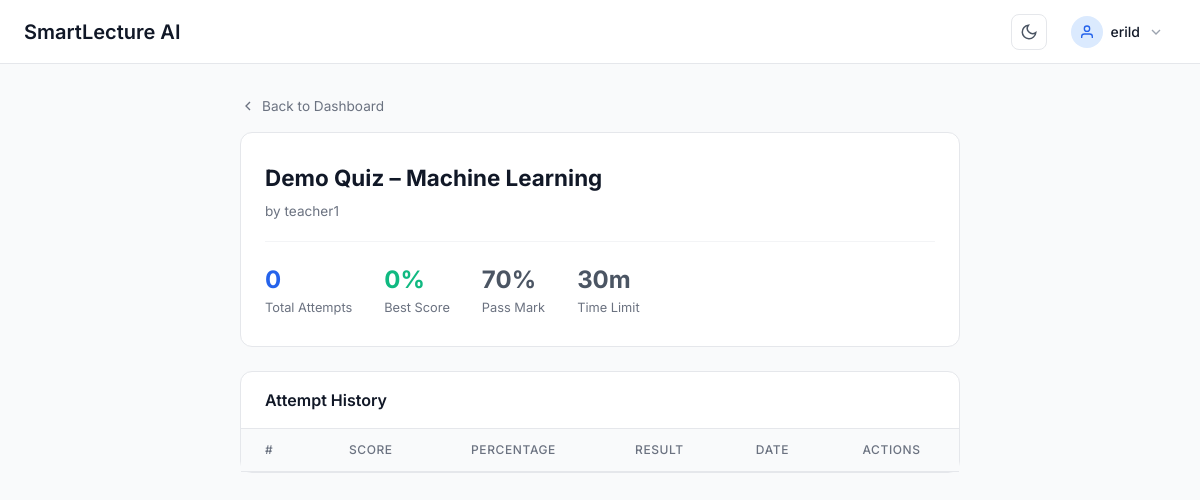
The app's page /student/quiz/1/history/ (signed in) with its own data.
### quiz_app/models.py (models this page shows, shortened)
class User(AbstractUser):
    ROLE_CHOICES = [
        ('teacher', 'Teacher'),
        ('student', 'Student'),
    ]
    email = models.EmailField(unique=True)  # ✅ add this
    role = models.CharField(max_length=10, choices=ROLE_CHOICES)
    security_question = models.CharField(
        max_length=32, choices=SECURITY_QUESTIONS, blank=True, default=''
    )
    security_answer_hash = models.CharField(max_length=255, blank=True, default='')
    class Meta:
        db_table = 'users'

class Quiz(models.Model):
    STATUS_CHOICES = [
        ('draft', 'Draft'),
        ('published', 'Published'),
    ]
    title = models.CharField(max_length=255)
    teacher = models.ForeignKey(User, on_delete=models.CASCADE, related_name='quizzes')
    status = models.CharField(max_length=10, choices=STATUS_CHOICES, default='draft')
    time_limit = models.IntegerField(default=30, help_text='Time limit in minutes')
    pass_percentage = models.IntegerField(default=70, help_text='Minimum percentage to pass')
    access_code = models.CharField(max_length=6, unique=True, null=True, blank=True)
    share_token = models.CharField(max_length=12, unique=True, null=True, blank=True)
    created_at = models.DateTimeField(auto_now_add=True)
    updated_at = models.DateTimeField(auto_now=True)
    class Meta:
        db_table = 'quizzes'
        ordering = ['-created_at']
        verbose_name_plural = 'Quizzes'

### quiz_app/views.py (the view)
# urls.py: path("quiz/<int:quiz_id>/history/", views.quiz_history, name="quiz_history"),
@login_required
def quiz_history(request, quiz_id):
    role = (getattr(request.user, "role", "") or "").lower()
    if role != "student" and not request.user.is_superuser:
        return redirect("login")
    quiz = get_object_or_404(Quiz, id=quiz_id)
    attempts = QuizAttempt.objects.filter(
        student=request.user, quiz=quiz
    ).order_by("-started_at")
    best = attempts.order_by("-percentage").first()
    wrong_question_ids = set(
        Answer.objects.filter(
            attempt__student=request.user,
            attempt__quiz=quiz,
            is_correct=False,
        ).values_list("question_id", flat=True)
    )
    incorrect_questions = quiz.questions.filter(id__in=wrong_question_ids).order_by("order")
    return render(request, "student/quiz_history.html", {
        "show_sidebar": False,
        "quiz": quiz,
        "attempts": attempts,
        "best_score": round(best.percentage, 1) if best else 0,
        "total_attempts": attempts.count(),
        "incorrect_questions": incorrect_questions,
    })

### templates/student/quiz_history.html (shortened to what this page needs)
{% extends 'base.html' %}
{% load static %}
{% block content %}
<div class="page-container" style="max-width: 720px; margin: 0 auto;">
    <a href="{% url 'student:dashboard' %}" style="display: inline-flex; align-items: center; gap: 6px; text-decoration: none; color: var(--color-gray-500); font-size: 0.85rem; margin-bottom: 16px;">
        <svg width="16" height="16" viewBox="0 0 24 24" fill="none" stroke="currentColor" stroke-width="2">
            <polyline points="15 18 9 12 15 6"></polyline>
        </svg>
        Back to Dashboard
    </a>
    <div class="card" style="padding: 28px 24px; margin-bottom: 24px;">
        <div style="display: flex; justify-content: space-between; align-items: start; flex-wrap: wrap; gap: 16px;">
            <div>
                <h2 style="font-size: 1.4rem; font-weight: 700; margin-bottom: 6px;">{{ quiz.title }}</h2>
                <p class="text-muted" style="font-size: 0.85rem;">by {{ quiz.teacher.get_full_name|default:quiz.teacher.username }}</p>
            </div>
        </div>
        <div style="display: flex; gap: 32px; margin-top: 20px; padding-top: 20px; border-top: 1px solid var(--color-gray-100);">
            <div>
                <div style="font-size: 1.5rem; font-weight: 700; color: var(--color-primary);">{{ total_attempts }}</div>
                <div class="text-muted" style="font-size: 0.8rem;">Total Attempts</div>
            </div>
            <div>
                <div style="font-size: 1.5rem; font-weight: 700; color: var(--color-success);">{{ best_score }}%</div>
                <div class="text-muted" style="font-size: 0.8rem;">Best Score</div>
            </div>
            <div>
                <div style="font-size: 1.5rem; font-weight: 700; color: var(--color-gray-600);">{{ quiz.pass_percentage }}%</div>
                <div class="text-muted" style="font-size: 0.8rem;">Pass Mark</div>
            </div>
            <div>
                <div style="font-size: 1.5rem; font-weight: 700; color: var(--color-gray-600);">{{ quiz.time_limit }}m</div>
                <div class="text-muted" style="font-size: 0.8rem;">Time Limit</div>
            </div>
        </div>
    </div>
    <div class="card">
        <div class="card-header" style="padding: 16px 24px;">
            <h3 class="card-title" style="font-size: 1rem;">Attempt History</h3>
        </div>
        <div class="table-container">
            <table class="table">
                <thead>
                    <tr>
                        <th>#</th>
                        <th class="text-center">Score</th>
                        <th class="text-center">Percentage</th>
                        <th class="text-center">Result</th>
                        <th class="text-center">Date</th>
                        <th class="text-center">Actions</th>
                    </tr>
                </thead>
            </table>
        </div>
    </div>
</div>
{% endblock %}

### templates/components/navbar.html (shortened to what this page needs)
{% load static %}
<header class="navbar">
    <div class="navbar-container">
        <h1 class="navbar-title">SmartLecture AI</h1>
        <div class="navbar-profile" style="display: flex; align-items: center;">
            {% include 'components/theme_toggle.html' %}
            <div class="profile-dropdown" onclick="toggleDropdown()">
                <div class="profile-avatar">
                    <svg class="icon-user" viewBox="0 0 24 24" fill="none" stroke="currentColor" stroke-width="2">
                        <path d="M20 21v-2a4 4 0 0 0-4-4H8a4 4 0 0 0-4 4v2"></path>
                        <circle cx="12" cy="7" r="4"></circle>
                    </svg>
                </div>
                <div class="profile-info">
                    <div class="profile-name">{{ user.get_full_name|default:user.username }}</div>
                </div>
                <svg class="icon-chevron" viewBox="0 0 24 24" fill="none" stroke="currentColor" stroke-width="2">
                    <polyline points="6 9 12 15 18 9"></polyline>
                </svg>
            </div>
        </div>
    </div>
</header>

### static/css/styles.css (style rules this page uses)
:root { --color-primary: #2563eb; --color-primary-dark: #1d4ed8; --color-success: #10b981; --color-success-dark: #059669; --color-error: #ef4444; --color-error-dark: #dc2626; --color-warning: #f59e0b; --color-info: #3b82f6; --color-bg: #f9fafb; --color-white: #ffffff; --color-gray-50: #f9fafb; --color-gray-100: #f3f4f6; --color-gray-200: #e5e7eb; --color-gray-300: #d1d5db; --color-gray-400: #9ca3af; --color-gray-500: #6b7280; --color-gray-600: #4b5563; --color-gray-700: #374151; --color-gray-800: #1f2937; --color-gray-900: #111827; --spacing-1: 0.25rem; --spacing-2: 0.5rem; --spacing-3: 0.75rem; --spacing-4: 1rem; --spacing-5: 1.25rem; --spacing-6: 1.5rem; --spacing-8: 2rem; --border-radius: 0.5rem; --border-radius-lg: 0.75rem; --border-radius-full: 9999px; --shadow-sm: 0 1px 2px 0 rgba(0, 0, 0, 0.05); --shadow: 0 1px 3px 0 rgba(0, 0, 0, 0.1), 0 1px 2px 0 rgba(0, 0, 0, 0.06); --shadow-md: 0 4px 6px -1px rgba(0, 0, 0, 0.1), 0 2px 4px -1px rgba(0, 0, 0, 0.06); }
* { margin: 0; padding: 0; box-sizing: border-box; }
body { font-family: 'Inter', -apple-system, BlinkMacSystemFont, 'Segoe UI', sans-serif; font-size: 14px; line-height: 1.5; color: var(--color-gray-900); background-color: var(--color-bg); }
.page-container { max-width: 1400px; margin: 0 auto; }
.navbar { background: var(--color-white); border-bottom: 1px solid var(--color-gray-200); height: 64px; }
.navbar-container { padding: 0 var(--spacing-6); height: 100%; display: flex; align-items: center; justify-content: space-between; }
.navbar-title { font-size: 1.25rem; font-weight: 600; color: var(--color-gray-900); }
.navbar-profile { position: relative; }
.profile-dropdown { display: flex; align-items: center; gap: var(--spacing-2); padding: var(--spacing-2) var(--spacing-3); cursor: pointer; border-radius: var(--border-radius); transition: background-color 0.2s; }
.profile-avatar { width: 32px; height: 32px; background-color: #dbeafe; border-radius: var(--border-radius-full); display: flex; align-items: center; justify-content: center; }
.icon-user { width: 16px; height: 16px; color: var(--color-primary); }
.profile-info { text-align: left; }
.profile-name { font-size: 0.875rem; font-weight: 500; color: var(--color-gray-900); }
.icon-chevron { width: 16px; height: 16px; color: var(--color-gray-400); }
.card { background: var(--color-white); border: 1px solid var(--color-gray-200); border-radius: var(--border-radius-lg); margin-bottom: var(--spacing-6); }
.card-header { padding: var(--spacing-6); border-bottom: 1px solid var(--color-gray-200); }
.card-title { font-size: 1.125rem; font-weight: 600; color: var(--color-gray-900); }
.table-container { overflow-x: auto; }
.table { width: 100%; border-collapse: collapse; }
.table thead { background-color: var(--color-gray-50); border-bottom: 1px solid var(--color-gray-200); }
.table th { padding: var(--spacing-3) var(--spacing-6); text-align: left; font-size: 0.75rem; font-weight: 500; color: var(--color-gray-500); text-transform: uppercase; letter-spacing: 0.05em; }
.table th.text-center { text-align: center; }
.text-muted { font-size: 0.75rem; color: var(--color-gray-500); }
.text-center { text-align: center; }

### records on screen
User: get_full_name "erild"
Quiz: title "Demo Quiz – Machine Learning", teacher.get_full_name "teacher1", pass_percentage "70", time_limit "30"

### other values on screen
{{ total_attempts }} "0"
{{ best_score }} "0"
